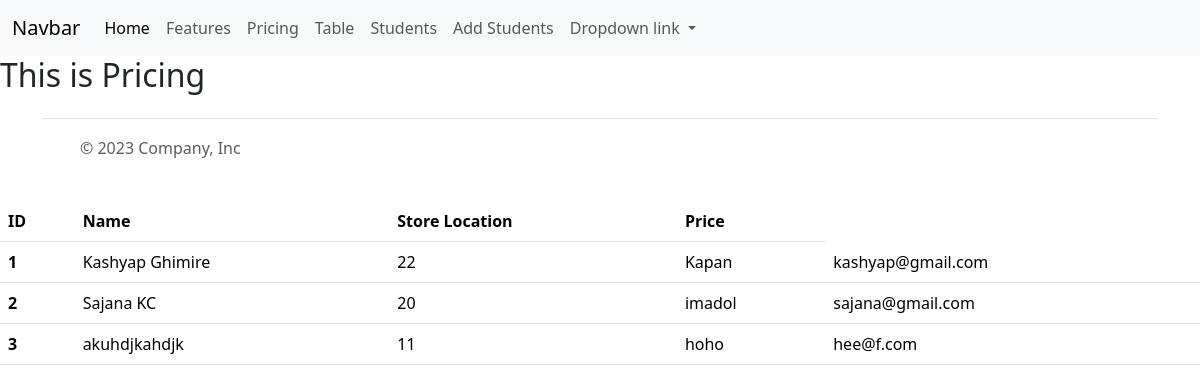
Before: /pricing/ with the older database file.
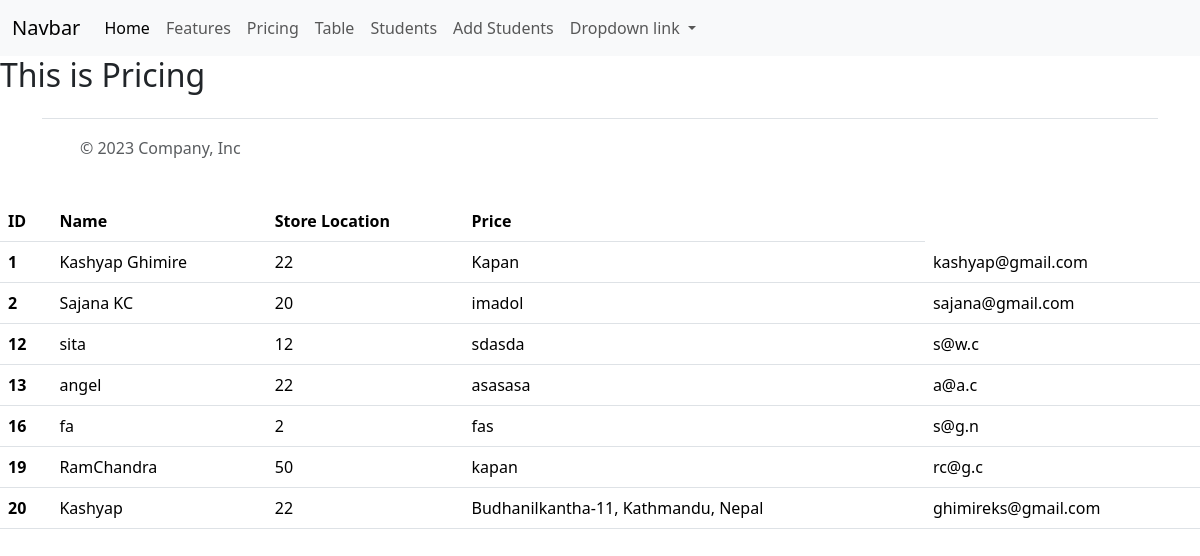
After: the same page with the newer database file.
### myapp/models.py (models this page shows, shortened)
class Student(models.Model):
    name=models.CharField(max_length=50)
    age=models.IntegerField()
    address=models.CharField(max_length=50)
    email=models.EmailField(max_length=50)
    classroom=models.ForeignKey(ClassRoom,on_delete=models.CASCADE,related_name="classroom_students",null=True,blank=True)

### myapp/views.py (the view)
# urls.py: path('pricing/',pricing,name='pricepage'),
def pricing(request):
    data=Student.objects.all()
    return render(request,'pricing.html',context={"students":data})

### templates/pricing.html (shortened to what this page needs)
{% extends 'base.html' %}
{% block content %}
<div>
    <h2>This is Pricing</h2>
    <table class="table">
        <thead>
          <tr>
            <th scope="col">ID</th>
            <th scope="col">Name</th>
            <th scope="col">Store Location</th>
            <th scope="col">Price</th>
          </tr>
        </thead>
        <tbody>
            {% for student in students %}
            <tr>
                <th scope="row">{{ student.id }}</th>
                <td>{{ student.name }}</td>
                <td>{{ student.age }}</td>
                <td>{{ student.address }}</td>
                <td>{{ student.email }}</td>
              </tr>
            {% endfor %}
        </tbody>
</div>
{% endblock content %}

Changed rows visible on the page:
removed Student: id "3", name "akuhdjkahdjk", age "11", address "hoho", email "hee@f.com"
added Student: id "12", name "sita", age "12", address "sdasda", email "s@w.c"
added Student: id "13", name "angel", age "22", address "asasasa", email "a@a.c"
added Student: id "16", name "fa", age "2", address "fas", email "s@g.n"
added Student: id "19", name "RamChandra", age "50", address "kapan", email "rc@g.c"
added Student: id "20", name "Kashyap", age "22", address "Budhanilkantha-11, Kathmandu, Nepal", email "ghimireks@gmail.com"
